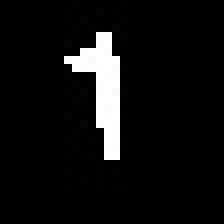
#> input picture data_yolo/images/train/14_54.jpg, 28 x 28 px (shown 8 times larger)
$ python -i augment_from_10.py   (imports and definitions only)
#> lines starting #> are read from the running program, lines starting #| are printed output that depends on the picture; after the words box and inside, x2 and y2 are one past the last pixel; in counts of white or black regions, pixels touching at a corner belong together
#> further down, picture is the input picture: shape (28, 28); min 0, max 255, mean 16.3
import os, glob, cv2
import albumentations as A

# ---------- PATHS AND PARAMETERS ----------
IN_IMG_DIR  = "capt_digits"            # Directory containing your 10 base images
OUT_IMG_DIR = "data_real/images"       # Output folder for augmented images
OUT_LBL_DIR = "data_real/labels"       # Output folder for YOLO label files
AUG_PER_IMAGE = 300                    # Number of augmentations per image (e.g., 100–500)

# [2 lines not run here, left out]

# ---------- AUGMENTATION PIPELINE ----------
# [11 lines that did not run here, left out]

# ---------- HELPER FUNCTIONS ----------
def auto_bbox_from_gray(gray):
    """Automatically find a bounding box around the largest contour (the digit)."""
    # Try binary inverse first (for dark digit on light background)
    _, th = cv2.threshold(gray, 0, 255, cv2.THRESH_BINARY_INV + cv2.THRESH_OTSU)
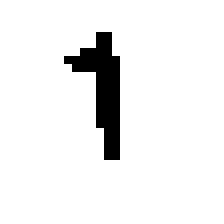
#> th: shape (28, 28) (shown 8 times larger); 93.6% white; 1 black region, box (x1, y1, x2, y2) and area: (8, 4, 15, 20) 50
    cnts, _ = cv2.findContours(th, cv2.RETR_EXTERNAL, cv2.CHAIN_APPROX_SIMPLE)
#> cnts = [[[0, 0], [0, 27], [27, 27], [27, 0]]]
    if not cnts:
        # Try normal binary if inversion fails
        _, th2 = cv2.threshold(gray, 0, 255, cv2.THRESH_BINARY + cv2.THRESH_OTSU)
        cnts, _ = cv2.findContours(th2, cv2.RETR_EXTERNAL, cv2.CHAIN_APPROX_SIMPLE)
        if not cnts:
            return None

    # Pick the largest contour (assumed to be the digit)
    c = max(cnts, key=cv2.contourArea)
#> c = [[0, 0], [0, 27], [27, 27], [27, 0]]
    x, y, w, h = cv2.boundingRect(c)
#> x = 0; y = 0; w = 28; h = 28

    # Add padding to avoid cutting edges
    pad = int(0.06 * max(w, h))
#> pad = 1
    x = max(0, x - pad)
    y = max(0, y - pad)
    w = min(gray.shape[1] - x, w + 2 * pad)
    h = min(gray.shape[0] - y, h + 2 * pad)

    H, W = gray.shape
#> H = 28; W = 28
    xc = (x + w / 2) / W
#> xc = 0.5
    yc = (y + h / 2) / H
#> yc = 0.5
    ww = w / W
#> ww = 1
    hh = h / H
#> hh = 1
    return [xc, yc, ww, hh]

def save_yolo_label(path_lbl, boxes, labels):
    """Save YOLO-format label file (class_id x_center y_center width height)."""
    with open(path_lbl, "w", encoding="utf-8") as f:
        for b, c in zip(boxes, labels):
            f.write(f"{c} {b[0]:.6f} {b[1]:.6f} {b[2]:.6f} {b[3]:.6f}\n")

# ---------- MAIN EXECUTION ----------
imgs = glob.glob(os.path.join(IN_IMG_DIR, "*.*"))
total_created = 0

# [45 lines not run here, left out]

>>> import cv2
>>> picture = cv2.imread('../data_yolo/images/train/14_54.jpg', cv2.IMREAD_GRAYSCALE)
>>> result = auto_bbox_from_gray(picture)
#> result = [0.5, 0.5, 1, 1]

$ run again, on data_yolo/images/val/188_73.jpg
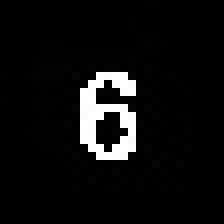
#> input picture data_yolo/images/val/188_73.jpg, 28 x 28 px (shown 8 times larger)
#> picture is the input picture: shape (28, 28); min 0, max 255, mean 15.3
#> in auto_bbox_from_gray, `_, th = cv2.threshold(gray, 0, 255, cv2.THRESH_BINARY_INV + cv2.THRESH..`:
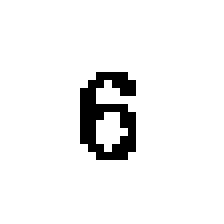
#> th: shape (28, 28) (shown 8 times larger); 94.1% white; black in thin lines or dots, all inside (x1, y1, x2, y2) = (10, 9, 17, 20)
#> cnts = [[[0, 0], [0, 27], [27, 27], [27, 0]]]
#> c = [[0, 0], [0, 27], [27, 27], [27, 0]]
#> x = 0; w = 28
#> pad = 1
#> xc = 0.5
#> ww = 1
#> result = [0.5, 0.5, 1, 1]

$ run again, on data_yolo/images/val/188_9.jpg
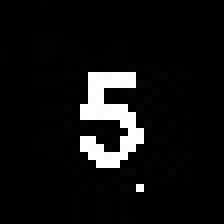
#> input picture data_yolo/images/val/188_9.jpg, 28 x 28 px (shown 8 times larger)
#> picture is the input picture: shape (28, 28); min 0, max 255, mean 17.2
#> in auto_bbox_from_gray, `_, th = cv2.threshold(gray, 0, 255, cv2.THRESH_BINARY_INV + cv2.THRESH..`:
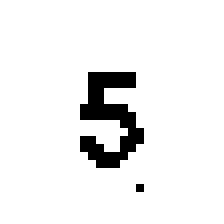
#> th: shape (28, 28) (shown 8 times larger); 93.4% white; black in thin lines or dots, all inside (x1, y1, x2, y2) = (10, 9, 18, 24)
#> cnts = [[[0, 0], [0, 27], [27, 27], [27, 0]]]
#> c = [[0, 0], [0, 27], [27, 27], [27, 0]]
#> x = 0; w = 28
#> pad = 1
#> xc = 0.5
#> ww = 1
#> result = [0.5, 0.5, 1, 1]
